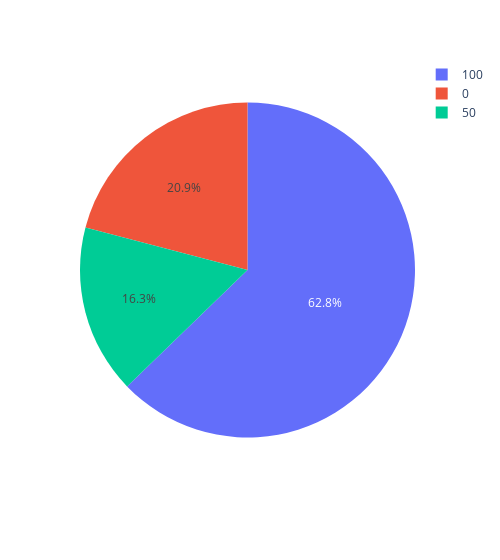

The cell this chart's notebook holds for it:
### Code cell
px.pie(data_import, "Remote_Working_Ratio", width=500)

### Figure 1 — Plotly figure (JSON) as saved in the notebook; plotly's stock layout.template omitted (floating-point values rounded to 4 significant figures; data arrays with more than 128 entries replaced by an {"elided": "..."} marker saying what was removed)
{"data": [{"domain": {"x": [0, 1], "y": [0, 1]}, "hovertemplate": "Remote_Working_Ratio=%{label}<extra></extra>", "labels": {"elided": "607 int values"}, "legendgroup": "", "name": "", "showlegend": true, "type": "pie"}], "layout": {"legend": {"tracegroupgap": 0}, "margin": {"t": 60}, "width": 500}}
